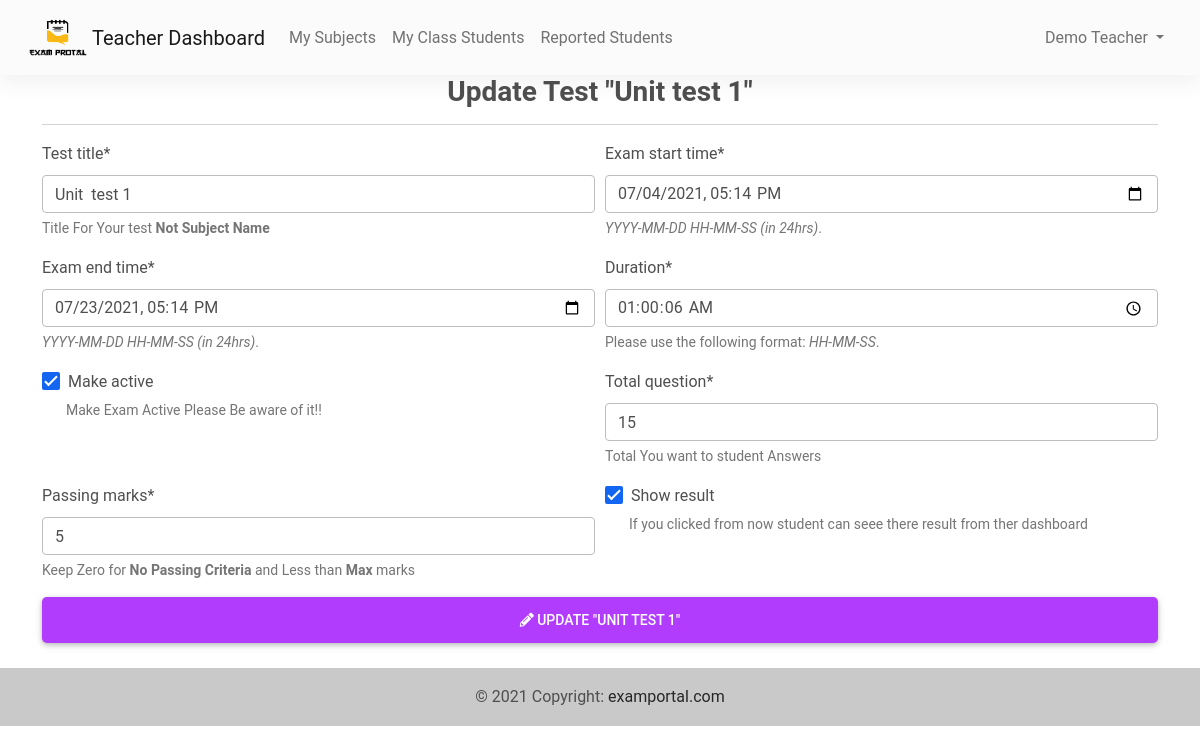
Screenshot of /teachers/test-update/1/ (signed in) with the database file from the repository.
### students/models.py (models this page shows, shortened)
class User(AbstractUser):
    is_student = models.BooleanField(default=False)
    is_teacher = models.BooleanField(default=False)
    is_hod = models.BooleanField(default=False)

class Test(models.Model):
    teacher=models.ForeignKey(User,on_delete=models.CASCADE,default=False,null=True)
    test_title =models.CharField(max_length=300,help_text = "Title For Your test <b>Not Subject Name</b>")
    exam_start_time=models.DateTimeField(help_text = " <em> YYYY-MM-DD HH-MM-SS (in 24hrs)</em>.")
    exam_end_time=models.DateTimeField(help_text = " <em> YYYY-MM-DD HH-MM-SS (in 24hrs)</em>.")
    duration=models.TimeField(default='01:00:00',help_text = "Please use the following format: <em>HH-MM-SS</em>.")
    make_active=models.BooleanField(default=False,help_text = "Make Exam Active Please Be aware of it!!")
    total_question=models.IntegerField(default=0,help_text = "Total You want to student Answers<brq>")
    passing_marks=models.IntegerField(default=0,
        help_text = "Keep Zero for <b>No Passing Criteria </b> and Less than <b>Max</b> marks")
    subject = models.ForeignKey(Subject,on_delete=models.CASCADE)
    created =models.DateTimeField(auto_now_add=True)
    updated=models.DateTimeField(auto_now=True)
    show_result=models.BooleanField(default=False,help_text = "If you clicked from now student can  seee there result from ther dashboard ")

### teachers/views.py (the view)
    def wrapper_func(request,*args, **kwargs):
        if request.user.is_authenticated:
            if (request.user.is_teacher) or request.user.is_hod:
            	if request.user.is_hod:
            		return view_func(request,*args, **kwargs)
            	else:
            		if get_object_or_404(Teacher, user = request.user).verify:
            			return view_func(request,*args, **kwargs)
            		else:
                		messages.error(request, f"Your account is not verified please contact the HOD for same")
                		return redirect("login")
            else:
            	messages.success(request, f"Your authorized to access this page. Would you like to login to a different account?")
            	return redirect("login")
        else:
         	return redirect("login")

### teachers/forms.py
class TestCreateFrom(forms.ModelForm):
    class Meta:
        model=Test
        fields ='__all__'
        exclude=('teacher','subject')
        widgets = {
                'duration': forms.TimeInput(attrs={ "type":"time","step":"2"},),
               'exam_start_time': forms.DateTimeInput(attrs={"type":"datetime-local" },),
               'exam_end_time': forms.DateTimeInput(attrs={"type":"datetime-local" },)
        }

### teachers/views.py (called while the page is built, shortened)
def allow_to_teacher_hod(view_func):
    def wrapper_func(request,*args, **kwargs):
        if request.user.is_authenticated:
            if (request.user.is_teacher) or request.user.is_hod:
            	if request.user.is_hod:
            		return view_func(request,*args, **kwargs)
            	else:
            		if get_object_or_404(Teacher, user = request.user).verify:
            			return view_func(request,*args, **kwargs)
            		else:
                		messages.error(request, f"Your account is not verified please contact the HOD for same")
                		return redirect("login")
            else:
            	messages.success(request, f"Your authorized to access this page. Would you like to login to a different account?")
            	return redirect("login")
        else:
         	return redirect("login")
    return wrapper_func

@allow_to_teacher_hod
@login_required
def test_update_view(request, pk):
    test_object = get_object_or_404(Test, id = pk)
    test_update_form = TestCreateFrom(request.POST or None, instance = test_object)
    test_active_status=test_object.make_active
    test_start_time=test_object.exam_start_time
    test_end_time=test_object.exam_end_time
    return render(request, "teachers/test_update_form.html", {
    			'test_update_form':test_update_form,'test':test_object})

### templates/teachers/test_update_form.html (shortened to what this page needs)
{% extends 'teachers/teachers_base.html' %}
{% load static %}
{% load crispy_forms_tags %}
{% block content %}
<h3 class="h3 fw-bold text-center">Update Test "{{test.test_title}}"</h3>
<hr />
<div class="row">
  <form method="POST" action="">
    <div class="form-row">
      {% for field in test_update_form %}
      <div class="form-group col-md-6 mb-0">{{ field|as_crispy_field }}</div>
      {% endfor %}
    </div>
    <button
      type="submit"
      name="Create Test"
      class="btn btn-secondary btn-block btn-lg"
    >
      <i class="fas fa-pencil-alt"></i> Update "{{test.test_title}}"
    </button>
    <br />
  </form>
</div>
{% endblock content %}

### templates/teachers/teachers_navi.html (shortened to what this page needs)
{% load static %}
<nav class="navbar navbar-expand-lg navbar-light bg-light">
  <div class="container-fluid">
    <a class="navbar-brand" href="{% url 'main_page' %}">
      <img src="{% static 'logo.png' %}" width="60" height="40" class="d-inline-block align-top" alt="">
      {% if user.is_hod %}
          HOD
      {% elif user.is_teacher %}
          Teacher
      {% endif %}
      Dashboard</a>
    <div class="collapse navbar-collapse" id="navbarText">
      <ul class="navbar-nav me-auto mb-2 mb-lg-0">
        {% if user.is_hod %}
                <li class="nav-item">
          <a class="nav-link " aria-current="page" href="{% url 'all_subject' %}">All Subjects</a>
        </li>
          <li class="nav-item">
            <a class="nav-link" href="{% url 'subject_create' %}">Create Subject</a>
          </li>
           <li class="nav-item">
            <a class="nav-link" href="{% url 'all_teacher_details' %}">All Teachers</a>
          </li>
          <li class="nav-item">
            <a class="nav-link" href="{% url 'my_students' %}">All Students</a>
          </li>
        {% elif user.is_teacher %}
                <li class="nav-item">
          <a class="nav-link " aria-current="page" href="{% url 'my_subject' %}">My Subjects</a>
        </li>
          <li class="nav-item">
            <a class="nav-link" href="{% url 'my_students' %}">My Class Students</a>
          </li>
        {% endif %}
                    <li class="nav-item">
            <a class="nav-link" href="{% url 'reported_student_list' %}">Reported Students</a>
          </li>
           {% block navibar %}
        <li class="nav-item">
          <a class="nav-link" href="#"></a>
        </li>
        {% endblock navibar %}
</ul>
      <span class="navbar-text">
        <ul class="navbar-nav me-auto mb-2 mb-lg-0">
            <li class="nav-item dropdown">
              <a class="nav-link dropdown-toggle" href="#" id="navbarDropdown" role="button" data-toggle="dropdown" aria-haspopup="true" aria-expanded="false">
                {{user.get_full_name}}
              </a>
            </li>
      </ul>
      </span>
    </div>
  </div>
</nav>

### rows the page displays
User: get_full_name "Demo Teacher"
Test: test_title "Unit test 1", test_update_form "Unit test 1" "07/04/2021 17:14" "07/23/2021 17:14" "01:00:06" "☑" "15" "5" "☑", test_title "UNIT TEST 1"
